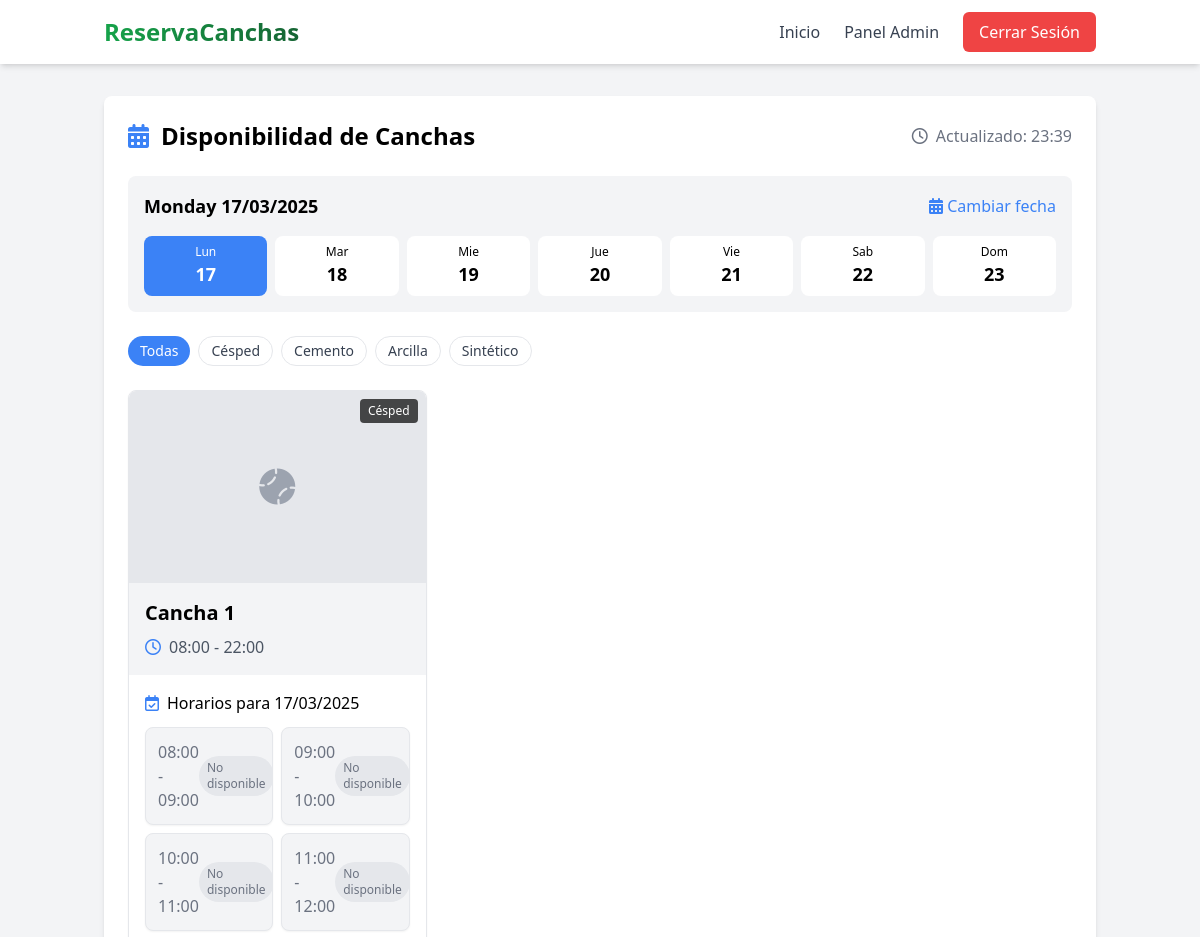
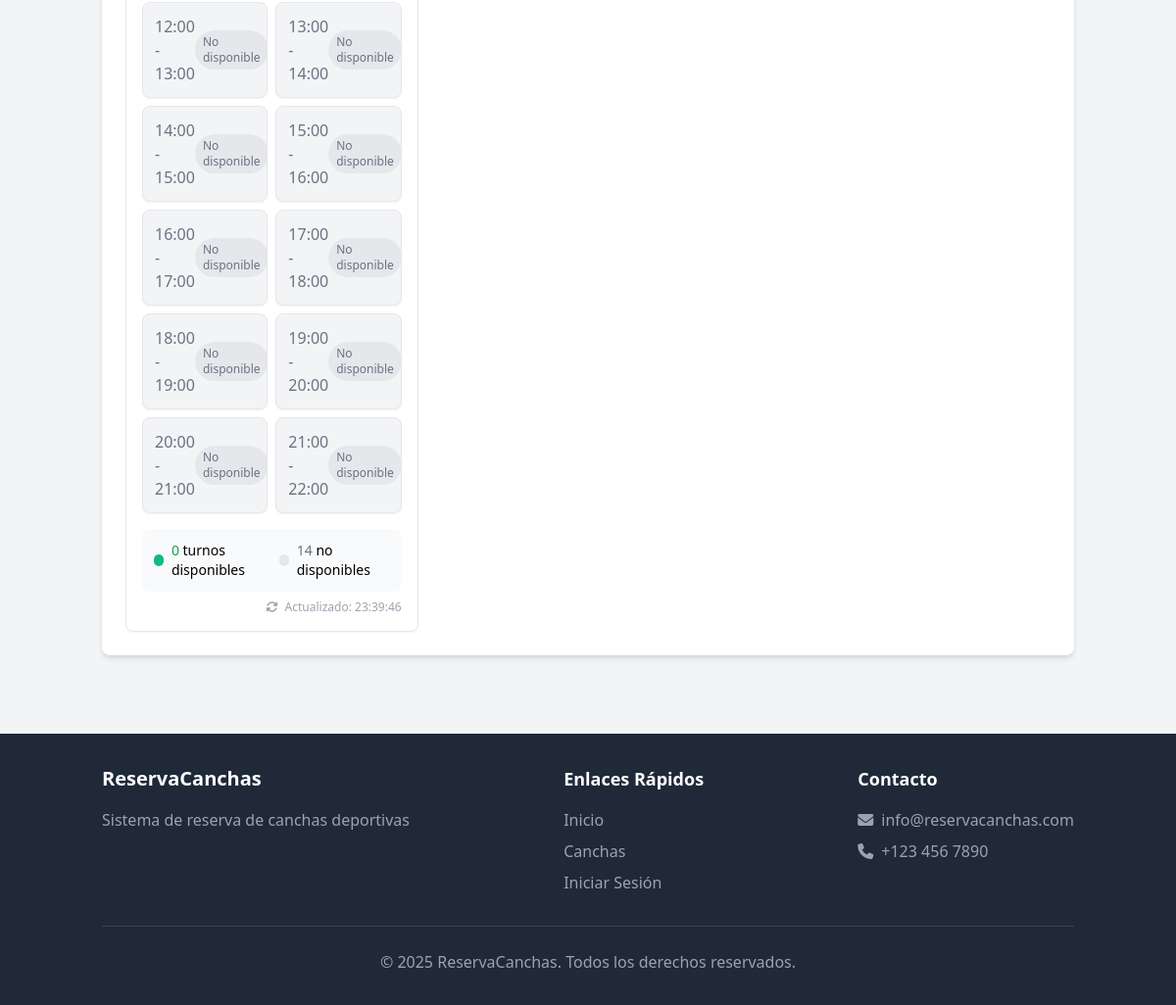
Page /index.php?page=courts (signed in) on the committed database (2 pictures, top to bottom).
### tables this page shows
CREATE TABLE IF NOT EXISTS courts (
    id INT AUTO_INCREMENT PRIMARY KEY,
    nombre VARCHAR(100) NOT NULL,
    superficie VARCHAR(50) NOT NULL,
    disponibilidad_inicio TIME NOT NULL,
    disponibilidad_fin TIME NOT NULL,
    estado BOOLEAN NOT NULL DEFAULT TRUE,
    imagen VARCHAR(255) DEFAULT NULL
);

CREATE TABLE IF NOT EXISTS settings (
    id INT AUTO_INCREMENT PRIMARY KEY,
    setting_key VARCHAR(50) NOT NULL UNIQUE,
    setting_value TEXT NOT NULL,
    description VARCHAR(255) DEFAULT NULL
);

### pages/courts.php (the view, shortened to what this page needs)
<?php
$database = new Database();
$db = $database->getConnection();
$query = "SELECT * FROM courts WHERE estado = 1";
$stmt = $db->prepare($query);
$stmt->execute();
$courts = $stmt->fetchAll(PDO::FETCH_ASSOC);
$selectedDate = isset($_GET['date']) ? $_GET['date'] : date('Y-m-d');
$formattedDate = date('d/m/Y', strtotime($selectedDate));
$dayName = strftime('%A', strtotime($selectedDate));
$dayName = ucfirst($dayName);
$nextDates = [];
for ($i = 0; $i < 7; $i++) {
    $date = date('Y-m-d', strtotime("+$i day"));
    $dayNum = date('w', strtotime($date));
    $spanishDays = ['Dom', 'Lun', 'Mar', 'Mie', 'Jue', 'Vie', 'Sab'];
    $dayOfWeek = $spanishDays[$dayNum];
    $dayNum = date('d', strtotime($date));
    $isSelected = ($date == $selectedDate);
    $nextDates[] = [
        'date' => $date,
        'day_of_week' => $dayOfWeek,
        'day_num' => $dayNum,
        'is_selected' => $isSelected
    ];
}
?>
<div class="bg-white rounded-lg shadow-md p-6">
  <div class="flex flex-col md:flex-row justify-between items-start md:items-center mb-6">
    <h2 class="text-2xl font-bold mb-4 md:mb-0 flex items-center">
        <i class="fas fa-calendar-alt text-primary mr-3"></i>
        Disponibilidad de Canchas
    </h2>
    <div class="text-gray-500">
        <i class="far fa-clock mr-1"></i> Actualizado: <?php echo date('H:i'); ?>
    </div>
  </div>
  <div class="mb-6">
    <form id="dateForm" action="" method="get">
        <div class="bg-gray-100 p-4 rounded-lg">
            <div class="flex justify-between items-center mb-4">
                <h3 class="font-semibold text-lg"><?php echo $dayName . ' ' . $formattedDate; ?></h3>
                <button type="button" id="calendarToggle" class="text-primary hover:text-primary-dark">
                    <i class="fas fa-calendar-alt"></i> Cambiar fecha
                </button>
            </div>
            <div class="grid grid-cols-7 gap-2">
                <?php foreach ($nextDates as $day): ?>
                <div
                    class="date-option cursor-pointer text-center py-2 px-1 rounded-lg transition-all duration-200 <?php echo $day['is_selected'] ? 'bg-primary text-white' : 'bg-white hover:bg-gray-200'; ?>"
                    data-date="<?php echo $day['date']; ?>"
                >
                    <div class="text-xs font-medium"><?php echo $day['day_of_week']; ?></div>
                    <div class="text-lg font-bold"><?php echo $day['day_num']; ?></div>
                </div>
                <?php endforeach; ?>
            </div>
        </div>
    </form>
  </div>
  <div class="mb-6">
    <div class="flex flex-wrap gap-2">
        <button type="button" class="surface-filter active bg-primary text-white py-1 px-3 rounded-full text-sm" data-surface="all">Todas</button>
        <button type="button" class="surface-filter bg-white hover:bg-gray-100 text-gray-700 py-1 px-3 rounded-full text-sm border" data-surface="Césped">Césped</button>
        <button type="button" class="surface-filter bg-white hover:bg-gray-100 text-gray-700 py-1 px-3 rounded-full text-sm border" data-surface="Cemento">Cemento</button>
        <button type="button" class="surface-filter bg-white hover:bg-gray-100 text-gray-700 py-1 px-3 rounded-full text-sm border" data-surface="Arcilla">Arcilla</button>
        <button type="button" class="surface-filter bg-white hover:bg-gray-100 text-gray-700 py-1 px-3 rounded-full text-sm border" data-surface="Sintético">Sintético</button>
    </div>
  </div>
  <div id="courts-container" class="grid grid-cols-1 md:grid-cols-2 lg:grid-cols-3 gap-6">
      <?php foreach ($courts as $court): ?>
          <div class="court-card border rounded-lg overflow-hidden shadow-sm hover:shadow-md transition-shadow duration-300" data-surface="<?php echo $court['superficie']; ?>">
              <?php if (!empty($court['imagen']) && file_exists('uploads/courts/' . $court['imagen'])): ?>
                  <div class="relative overflow-hidden h-48">
                      <img src="uploads/courts/<?php echo $court['imagen']; ?>" alt="<?php echo $court['nombre']; ?>" class="w-full h-48 object-cover transition-all duration-500 hover:scale-110">
                      <div class="absolute top-2 right-2 bg-black bg-opacity-70 text-white text-xs py-1 px-2 rounded">
                          <?php echo $court['superficie']; ?>
                      </div>
                  </div>
              <?php else: ?>
                  <div class="w-full h-48 bg-gray-200 flex items-center justify-center relative">
                      <i class="fa-solid fa-baseball text-gray-400 text-4xl"></i>
                      <div class="absolute top-2 right-2 bg-black bg-opacity-70 text-white text-xs py-1 px-2 rounded">
                          <?php echo $court['superficie']; ?>
                      </div>
                  </div>
              <?php endif; ?>
              <div class="bg-gray-100 p-4">
                  <h3 class="text-xl font-semibold"><?php echo $court['nombre']; ?></h3>
                  <div class="flex items-center text-gray-600 mt-2">
                      <i class="far fa-clock text-primary mr-2"></i>
                      <span><?php echo substr($court['disponibilidad_inicio'], 0, 5); ?> - <?php echo substr($court['disponibilidad_fin'], 0, 5); ?></span>
                  </div>
              </div>
              <div class="p-4">
                  <h4 class="font-medium mb-3 flex items-center">
                      <i class="far fa-calendar-check text-primary mr-2"></i>
                      <span>Horarios para <?php echo $formattedDate; ?></span>
                  </h4>
                  <div class="court-slots" data-court-id="<?php echo $court['id']; ?>" data-date="<?php echo $selectedDate; ?>">
                  <?php
                  $reservedHours = [];
                  $startTime = strtotime($court['disponibilidad_inicio']);
                  $endTime = strtotime($court['disponibilidad_fin']);
                  $query = "SELECT setting_value FROM settings WHERE setting_key = 'time_interval'";
                  $stmt = $db->prepare($query);
                  $stmt->execute();
                  $timeInterval = $stmt->fetchColumn();
                  $timeIntervalSeconds = $timeInterval * 60;
                  $availableCount = 0;
                  $unavailableCount = 0;
                  echo '<div class="grid grid-cols-2 gap-2">';
                  for ($time = $startTime; $time < $endTime; $time += $timeIntervalSeconds) {
                      $timeSlot = date('H:i', $time);
                      $endTimeSlot = date('H:i', $time + $timeIntervalSeconds);
                      $isReserved = isset($reservedHours[$timeSlot]);
                      $isPast = ($selectedDate == date('Y-m-d') && $timeSlot < date('H:i'));
                      $slotPrice = PriceCalculator::calculatePrice(
                          $selectedDate,
                          $timeSlot.':00',
                          $endTimeSlot.':00',
                          $db
                      );
                      if ($isReserved || $isPast || $slotPrice === null) {
                          $unavailableCount++;
                          echo '<div class="slot-item bg-gray-100 rounded-lg overflow-hidden shadow-sm border border-gray-200" data-start="' . $timeSlot . '" data-end="' . $endTimeSlot . '" data-status="unavailable">';
                          echo '<div class="p-3">';
                          echo '<div class="flex justify-between items-center">';
                          echo '<span class="font-medium text-gray-500">' . $timeSlot . ' - ' . $endTimeSlot . '</span>';
                          echo '<span class="status-badge bg-gray-200 text-gray-500 text-xs px-2 py-1 rounded-full">No disponible</span>';
                          echo '</div>';
                          echo '</div>';
                          echo '</div>';
                      }
                  }
                  echo '</div>';
                  echo '<div class="court-summary mt-4 flex justify-between text-sm bg-gray-50 rounded-lg p-3" data-court-id="' . $court['id'] . '">';
                  echo '<div class="flex items-center">';
                  echo '<div class="w-3 h-3 rounded-full bg-secondary mr-2"></div>';
                  echo '<span><span class="available-count font-medium text-green-600">' . $availableCount . '</span> turnos disponibles</span>';
                  echo '</div>';
                  echo '<div class="flex items-center">';
                  echo '<div class="w-3 h-3 rounded-full bg-gray-200 mr-2"></div>';
                  echo '<span><span class="unavailable-count font-medium text-gray-500">' . $unavailableCount . '</span> no disponibles</span>';
                  echo '</div>';
                  echo '</div>';
                  echo '<div class="court-last-update mt-2 text-xs text-gray-400 text-right cursor-pointer hover:text-primary transition-colors duration-200" data-court-id="' . $court['id'] . '">';
                  echo '<i class="fas fa-sync-alt mr-1"></i> Actualizado: <span>' . date('H:i:s') . '</span>';
                  echo '</div>';
                  ?>
                  </div>
              </div>
          </div>
      <?php endforeach; ?>
  </div>
</div>

### index.php (shortened to what this page needs)
<!DOCTYPE html>
<html lang="es">
<head>
    <script src="https://cdn.tailwindcss.com"></script>
    <link rel="stylesheet" href="https://cdnjs.cloudflare.com/ajax/libs/font-awesome/6.4.0/css/all.min.css">
    <link rel="stylesheet" href="css/loader.css">
</head>
<body class="bg-gray-100 min-h-screen">
    <?php include 'components/header.php'; ?>
    <main class="container mx-auto px-4 py-8">
        <?php
        $page = isset($_GET['page']) ? $_GET['page'] : 'home';
        switch ($page) {
            case 'courts':
                include 'pages/courts.php';
                break;
        }
        ?>
    </main>
    <?php include 'components/footer.php'; ?>
</body>
</html>

### components/header.php (shortened to what this page needs)
<header class="bg-white shadow-md sticky top-0 z-50">
    <div class="container mx-auto px-4">
        <div class="flex justify-between items-center py-3">
            <div class="flex items-center">
                <a href="index.php" class="flex items-center gap-2">
                    <span class="text-2xl font-bold bg-gradient-to-r from-green-600 to-green-800 bg-clip-text text-transparent">ReservaCanchas</span>
                </a>
            </div>
            <nav class="hidden md:block">
                <ul class="flex space-x-6 items-center">
                    <li>
                        <a href="index.php" class="text-gray-700 hover:text-green-600 transition-colors duration-200 font-medium <?php echo !isset($_GET['page']) ? 'border-b-2 border-green-600' : ''; ?>">
                            Inicio
                        </a>
                    </li>
                    <?php if (isset($_SESSION['user_role']) && $_SESSION['user_role'] === 'admin'): ?>
                        <li>
                            <a href="index.php?page=admin" class="text-gray-700 hover:text-green-600 transition-colors duration-200 font-medium <?php echo isset($_GET['page']) && $_GET['page'] === 'admin' ? 'border-b-2 border-green-600' : ''; ?>">
                                Panel Admin
                            </a>
                        </li>
                    <?php endif; ?>
                    <?php if (isset($_SESSION['user_id'])): ?>
                        <li>
                            <form action="api/auth/logout.php" method="post" class="inline">
                                <button type="submit" class="px-4 py-2 bg-red-500 hover:bg-red-600 text-white rounded-md transition-colors duration-200 font-medium">
                                    Cerrar Sesión
                                </button>
                            </form>
                        </li>
                    <?php endif; ?>
                </ul>
            </nav>
        </div>
    </div>
</header>

### components/footer.php
<footer class="bg-gray-800 text-white py-8 mt-12">
    <div class="container mx-auto px-4">
        <div class="flex flex-col md:flex-row justify-between">
            <div class="mb-6 md:mb-0">
                <h3 class="text-xl font-bold mb-4">ReservaCanchas</h3>
                <p class="text-gray-400">Sistema de reserva de canchas deportivas</p>
            </div>
            <div class="mb-6 md:mb-0">
                <h4 class="text-lg font-semibold mb-4">Enlaces Rápidos</h4>
                <ul class="space-y-2">
                    <li><a href="index.php" class="text-gray-400 hover:text-white">Inicio</a></li>
                    <li><a href="index.php?page=courts" class="text-gray-400 hover:text-white">Canchas</a></li>
                    <li><a href="index.php?page=login" class="text-gray-400 hover:text-white">Iniciar Sesión</a></li>
                </ul>
            </div>
            <div>
                <h4 class="text-lg font-semibold mb-4">Contacto</h4>
                <ul class="space-y-2">
                    <li class="flex items-center">
                        <i class="fas fa-envelope mr-2 text-gray-400"></i>
                        <span class="text-gray-400">info@reservacanchas.com</span>
                    </li>
                    <li class="flex items-center">
                        <i class="fas fa-phone mr-2 text-gray-400"></i>
                        <span class="text-gray-400">+123 456 7890</span>
                    </li>
                </ul>
            </div>
        </div>
        <div class="border-t border-gray-700 mt-8 pt-6 text-center text-gray-400">
            <p>&copy; <?php echo date('Y'); ?> ReservaCanchas. Todos los derechos reservados.</p>
        </div>
    </div>
</footer>

### css/loader.css (style rules this page uses)
.btn-with-loader { position: relative; }

### pages/courts.php (style rules this page uses)
.slot-item { transition: all 0.2s ease-in-out; }

### rows in the picture
courts: superficie "Césped", nombre "Cancha 1", disponibilidad_inicio "08:00", disponibilidad_fin "22:00", disponibilidad_inicio.setting_value "09:00", timeSlot "09:00", settings.setting_value "10:00", timeSlot "10:00", settings.setting_value "11:00", timeSlot "11:00", settings.setting_value "12:00", timeSlot "12:00", settings.setting_value "13:00", timeSlot "13:00", settings.setting_value "14:00", timeSlot "14:00", settings.setting_value "15:00", timeSlot "15:00", settings.setting_value "16:00", timeSlot "16:00", settings.setting_value "17:00", timeSlot "17:00", settings.setting_value "18:00", timeSlot "18:00", settings.setting_value "19:00", timeSlot "19:00", settings.setting_value "20:00", timeSlot "20:00", settings.setting_value "21:00", timeSlot "21:00", settings.setting_value "22:00", availableCount "0", unavailableCount "14"

### other values in the picture
$dayName "Monday"
$formattedDate "17/03/2025"
$day['day_of_week'] "Lun"
$day['day_num'] "17"
$day['day_of_week'] "Mar"
$day['day_num'] "18"
$day['day_of_week'] "Mie"
$day['day_num'] "19"
$day['day_of_week'] "Jue"
$day['day_num'] "20"
$day['day_of_week'] "Vie"
$day['day_num'] "21"
$day['day_of_week'] "Sab"
$day['day_num'] "22"
$day['day_of_week'] "Dom"
